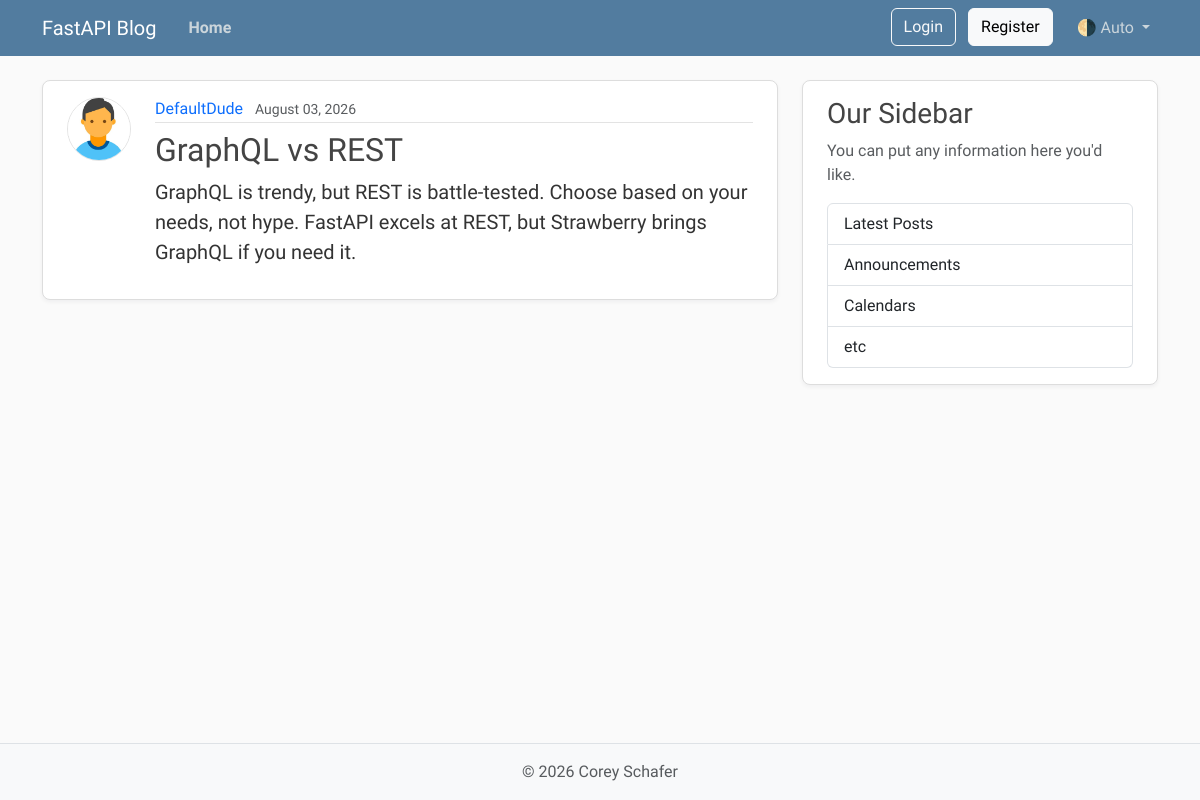
/posts/3, run on an earlier commit of the app's database.
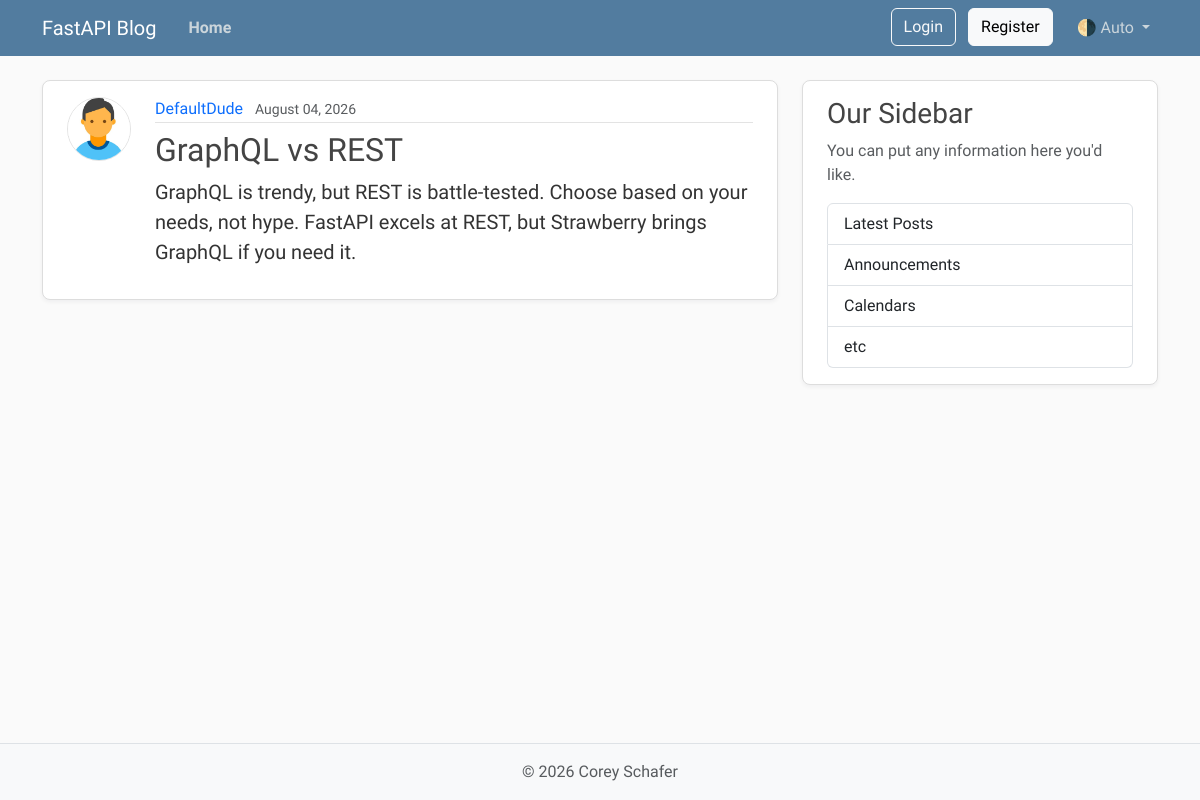
And on a later commit of the database.
### models.py (models this page shows)
class Post(Base):
    __tablename__ = "posts"
    id: Mapped[int] = mapped_column(Integer, primary_key=True, index=True)
    title: Mapped[str] = mapped_column(String(100), nullable=False)
    content: Mapped[str] = mapped_column(Text, nullable=False)
    user_id: Mapped[int] = mapped_column(
        ForeignKey("users.id"),
        nullable=False,
        index=True,
    )
    date_posted: Mapped[datetime] = mapped_column(
        DateTime(timezone=True),
        default=lambda: datetime.now(UTC),
    )
    author: Mapped[User] = relationship(back_populates="posts")

### main.py (the view)
@app.get("/posts/{post_id}", include_in_schema=False)
async def post_page(
    request: Request,
    post_id: int,
    db: Annotated[AsyncSession, Depends(get_db)],
):
    result = await db.execute(
        select(models.Post)
        .options(selectinload(models.Post.author))
        .where(models.Post.id == post_id),
    )
    post = result.scalars().first()
    if post:
        title = post.title[:50]
        return templates.TemplateResponse(
            request,
            "post.html",
            {"post": post, "title": title},
        )
    raise HTTPException(status_code=status.HTTP_404_NOT_FOUND, detail="Post not found")

### templates/post.html (shortened to what this page needs)
{% extends "layout.html" %}
{% block content %}
    <article class="content-section py-3 px-4 mb-4">
        <div class="d-flex align-items-start gap-4">
            <img class="rounded-circle article-img flex-shrink-0"
                 src="{{ post.author.image_path }}"
                 alt="{{ post.author.username }}'s profile picture"
                 width="64"
                 height="64"
                 loading="lazy">
            <div class="flex-grow-1">
                <div class="article-metadata mb-2">
                    <a class="me-2"
                       href="{{ url_for("user_posts", user_id=post.author.id) }}">{{ post.author.username }}</a>
                    <small class="text-body-secondary">{{ post.date_posted.strftime("%B %d, %Y") }}</small>
                </div>
                <h2 class="article-title">{{ post.title }}</h2>
                <p class="article-content">{{ post.content }}</p>
            </div>
        </div>
    </article>
{% endblock content %}

What changed in the data, as far as the page shows it:
changed Post "GraphQL vs REST": date_posted "August 03, 2026" → "August 04, 2026"
